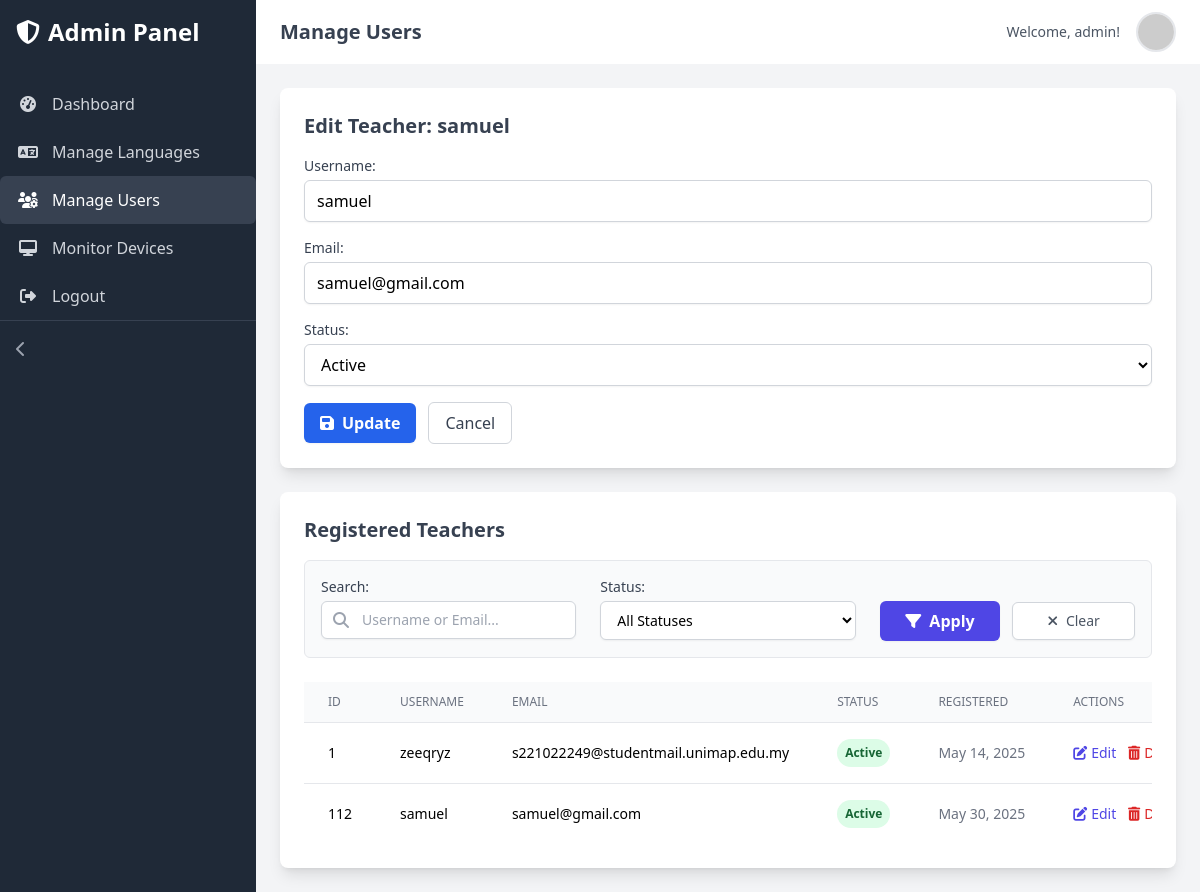
The app's page /main/admin_manage_users.php?edit_user=112 (signed in) with its own data.
### tables this page shows
CREATE TABLE `users` (
  `id` int(11) NOT NULL,
  `username` varchar(255) NOT NULL,
  `email` varchar(255) NOT NULL,
  `password` varchar(255) NOT NULL,
  `role` enum('admin','teacher') NOT NULL,
  `status` enum('active','inactive') DEFAULT 'active',
  `created_at` timestamp NOT NULL DEFAULT current_timestamp(),
  `updated_at` timestamp NOT NULL DEFAULT current_timestamp() ON UPDATE current_timestamp(),
  `profile_pic_path` varchar(255) DEFAULT NULL
);

### main/admin_manage_users.php (the view, shortened to what this page needs)
<?php
include 'db_connection.php';
$search_query = trim($_GET['search_query'] ?? '');
$status_filter = trim($_GET['status_filter'] ?? '');
$error_message = null; $success_message = null; $user_to_edit_id = null;
$user_to_edit_username = ''; $user_to_edit_email = ''; $user_to_edit_status = '';
function get_user_redirect_url($base_url, $query, $status) {
    $url = $base_url; $params = [];
    return $url;
}
$redirect_url = get_user_redirect_url("admin_manage_users.php", $search_query, $status_filter);
if (isset($_GET['edit_user']) && filter_var($_GET['edit_user'], FILTER_VALIDATE_INT)) {
    $user_to_edit_id_from_get = (int)$_GET['edit_user'];
    $stmt = $conn->prepare("SELECT id, username, email, status FROM users WHERE id = ? AND role = 'teacher'");
    $stmt->bind_param("i", $user_to_edit_id_from_get); $stmt->execute(); $result_edit = $stmt->get_result();
    if ($row_edit = $result_edit->fetch_assoc()) {
        $user_to_edit_id = $row_edit['id']; $user_to_edit_username = $row_edit['username'];
        $user_to_edit_email = $row_edit['email']; $user_to_edit_status = $row_edit['status'];
    } else {
        $_SESSION['error_message'] = "Teacher not found."; header("Location: " . $redirect_url); exit();
    }
}
$sql = "SELECT id, username, email, role, status, created_at FROM users WHERE role = 'teacher'";
$sql .= " ORDER BY id ASC";
$stmt_all = $conn->prepare($sql); $result_all_teachers = false;
if ($stmt_all) {
    if ($stmt_all->execute()) $result_all_teachers = $stmt_all->get_result();
    else $error_message = "Error fetching teachers: " . $stmt_all->error;
} else $error_message = "Error preparing fetch: " . $conn->error;
?>
<!DOCTYPE html>
<html lang="en">
<head>
    <script src="https://cdn.tailwindcss.com"></script>
    <link rel="stylesheet" href="https://cdnjs.cloudflare.com/ajax/libs/font-awesome/6.5.2/css/all.min.css" />
</head>
<body class="bg-gray-100 font-sans antialiased">
<div class="flex h-screen overflow-hidden">
    <?php include 'sidebar.php'; ?>
    <div class="flex-1 flex flex-col overflow-hidden">
        <header class="bg-white shadow-md">
             <div class="container mx-auto px-6 py-3 flex items-center justify-between">
                <div class="flex items-center">
                     <h1 class="text-xl font-semibold text-gray-700 hidden lg:block">Manage Users</h1>
                </div>
                <div class="flex items-center space-x-4">
                    <span class="text-gray-600 text-sm">Welcome, <?php echo htmlspecialchars($_SESSION['username']); ?>!</span>
                    <button class="block h-10 w-10 rounded-full overflow-hidden border-2"><img class="h-full w-full object-cover" src="https://placehold.co/40x40/718096/E2E8F0?text=A" alt="Avatar" /></button>
                </div>
            </div>
        </header>
        <main class="flex-1 overflow-x-hidden overflow-y-auto bg-gray-100 p-6">
            <div class="container mx-auto">
                <?php if ($user_to_edit_id): ?>
                <div class="bg-white p-6 rounded-lg shadow-lg mb-6" id="edit-section">
                    <h2 class="text-xl font-semibold text-gray-700 mb-4">Edit Teacher: <?php echo htmlspecialchars($user_to_edit_username); ?></h2>
                    <form action="<?php echo htmlspecialchars($_SERVER["PHP_SELF"]); ?>" method="POST" class="space-y-4">
                        <div><label for="edit_username" class="block text-sm font-medium text-gray-700">Username:</label><input type="text" id="edit_username" name="username" class="mt-1 input-std" value="<?php echo htmlspecialchars($user_to_edit_username); ?>" required /></div>
                        <div><label for="edit_email" class="block text-sm font-medium text-gray-700">Email:</label><input type="email" id="edit_email" name="email" class="mt-1 input-std" value="<?php echo htmlspecialchars($user_to_edit_email); ?>" required /></div>
                        <div><label for="edit_status" class="block text-sm font-medium text-gray-700">Status:</label><select id="edit_status" name="status" class="mt-1 input-std"><option value="active" <?php echo ($user_to_edit_status === 'active') ? 'selected' : ''; ?>>Active</option><option value="inactive" <?php echo ($user_to_edit_status === 'inactive') ? 'selected' : ''; ?>>Inactive</option></select></div>
                        <div class="flex items-center"><button type="submit" name="update_user" class="btn-icon bg-blue-600 hover:bg-blue-700 text-white font-semibold py-2 px-4 rounded-md shadow-sm"><i class="fas fa-save"></i>Update</button><a href="<?php echo get_user_redirect_url('admin_manage_users.php', $search_query, $status_filter); ?>" class="ml-3 btn-icon border border-gray-300 py-2 px-4 rounded-md bg-white hover:bg-gray-50 text-gray-700">Cancel</a></div>
                    </form>
                </div>
                <?php endif; ?>
                <div class="bg-white p-6 rounded-lg shadow-lg">
                    <h2 class="text-xl font-semibold text-gray-700 mb-4">Registered Teachers</h2>
                    <form action="<?php echo htmlspecialchars($_SERVER["PHP_SELF"]); ?>" method="GET" class="mb-6">
                        <div class="grid grid-cols-1 md:grid-cols-3 gap-x-6 gap-y-4 bg-gray-50 p-4 rounded-md border border-gray-200">
                           <div class="md:col-span-1">
                                <label for="search_query_input" class="block text-sm font-medium text-gray-700">Search:</label>
                                <div class="relative mt-1">
                                    <div class="absolute inset-y-0 left-0 pl-3 flex items-center pointer-events-none"><i class="fas fa-search text-gray-400"></i></div>
                                    <input type="text" name="search_query" id="search_query_input" placeholder="Username or Email..." class="block w-full pl-10 px-3 py-2 bg-white border border-gray-300 rounded-md shadow-sm focus:outline-none focus:ring-indigo-500 focus:border-indigo-500 sm:text-sm" value="<?php echo htmlspecialchars($search_query); ?>">
                                </div>
                           </div>
                           <div class="md:col-span-1">
                                <label for="status_filter_select" class="block text-sm font-medium text-gray-700">Status:</label>
                                <select name="status_filter" id="status_filter_select" class="mt-1 block w-full px-3 py-2 bg-white border border-gray-300 rounded-md shadow-sm focus:outline-none focus:ring-indigo-500 focus:border-indigo-500 sm:text-sm">
                                    <option value="">All Statuses</option>
                                </select>
                           </div>
                           <div class="md:col-span-1">
                                <label class="block text-sm font-medium text-gray-700">&nbsp;</label>
                                <div class="flex items-center space-x-3 mt-1">
                                    <button type="submit" class="btn-icon flex-1 justify-center bg-indigo-600 hover:bg-indigo-700 text-white font-semibold py-2 px-4 rounded-md shadow-sm"><i class="fas fa-filter"></i>Apply</button>
                                    <a href="admin_manage_users.php" class="btn-icon flex-1 justify-center text-center text-gray-600 hover:text-gray-900 bg-white hover:bg-gray-100 border border-gray-300 py-2 px-4 rounded-md text-sm shadow-sm"><i class="fas fa-times"></i>Clear</a>
                                </div>
                            </div>
                        </div>
                    </form>
                    <div class="overflow-x-auto">
                        <?php if ($result_all_teachers && $result_all_teachers->num_rows > 0): ?>
                            <table class="min-w-full divide-y divide-gray-200">
                                <thead class="bg-gray-50"><tr><th class="px-6 py-3 text-left text-xs font-medium text-gray-500 uppercase">ID</th><th class="px-6 py-3 text-left text-xs font-medium text-gray-500 uppercase">Username</th><th class="px-6 py-3 text-left text-xs font-medium text-gray-500 uppercase">Email</th><th class="px-6 py-3 text-left text-xs font-medium text-gray-500 uppercase">Status</th><th class="px-6 py-3 text-left text-xs font-medium text-gray-500 uppercase">Registered</th><th class="px-6 py-3 text-left text-xs font-medium text-gray-500 uppercase">Actions</th></tr></thead>
                                <tbody class="bg-white divide-y divide-gray-200">
                                    <?php while ($teacher = $result_all_teachers->fetch_assoc()): ?>
                                        <tr>
                                            <td class="px-6 py-4 whitespace-nowrap text-sm"><?php echo $teacher['id']; ?></td>
                                            <td class="px-6 py-4 whitespace-nowrap text-sm"><?php echo htmlspecialchars($teacher['username']); ?></td>
                                            <td class="px-6 py-4 whitespace-nowrap text-sm"><?php echo htmlspecialchars($teacher['email']); ?></td>
                                            <td class="px-6 py-4 whitespace-nowrap text-sm"><span class="px-2 py-1 inline-flex text-xs leading-5 font-semibold rounded-full <?php echo ($teacher['status'] === 'active' ? 'bg-green-100 text-green-800' : 'bg-red-100 text-red-800'); ?>"><?php echo ucfirst($teacher['status']); ?></span></td>
                                            <td class="px-6 py-4 whitespace-nowrap text-sm text-gray-500"><?php echo date('M d, Y', strtotime($teacher['created_at'])); ?></td>
                                            <td class="px-6 py-4 whitespace-nowrap text-sm font-medium space-x-2">
                                                <a href="<?php echo get_user_redirect_url('admin_manage_users.php', $search_query, $status_filter) . '&edit_user=' . $teacher['id']; ?>#edit-section" class="text-indigo-600 hover:text-indigo-900"><i class="fas fa-edit mr-1"></i>Edit</a>
                                                <form action="<?php echo htmlspecialchars($_SERVER["PHP_SELF"]); ?>" method="POST" class="inline-block">
                                                    <button type="submit" name="delete_user" class="text-red-600 hover:text-red-900" onclick="return confirm('Delete \'<?php echo addslashes($teacher['username']); ?>\'?');"><i class="fas fa-trash-alt mr-1"></i>Delete</button>
                                                </form>
                                            </td>
                                        </tr>
                                    <?php endwhile; ?>
                                </tbody>
                            </table>
                        <?php else: ?>
                            <div class="text-center py-8"><i class="fas fa-users-slash fa-3x text-gray-400 mb-3"></i><p class="text-gray-500"><?php echo (!empty($search_query) || !empty($status_filter)) ? "No teachers found matching criteria." : "No teachers found."; ?></p></div>
                        <?php endif; ?>
                    </div>
                </div>
            </div>
        </main>
    </div>
</div>
</body>
</html>

### main/admin_manage_users.php (style rules this page uses)
.btn-icon { display: inline-flex; align-items: center; justify-content: center; }
.btn-icon i { margin-right: 0.5rem; }

### records on screen
users: username "samuel", email "samuel@gmail.com", status "Active", id "112", created_at "May 30, 2025"
users: id "1", username "zeeqryz", email "s221022249@studentmail.unimap.edu.my", status "Active", created_at "May 14, 2025"

### other values on screen
$item['label'] "Dashboard"
$item['label'] "Manage Languages"
$item['label'] "Manage Users"
$item['label'] "Monitor Devices"
$item['label'] "Logout"
$_SESSION['username'] "admin"
